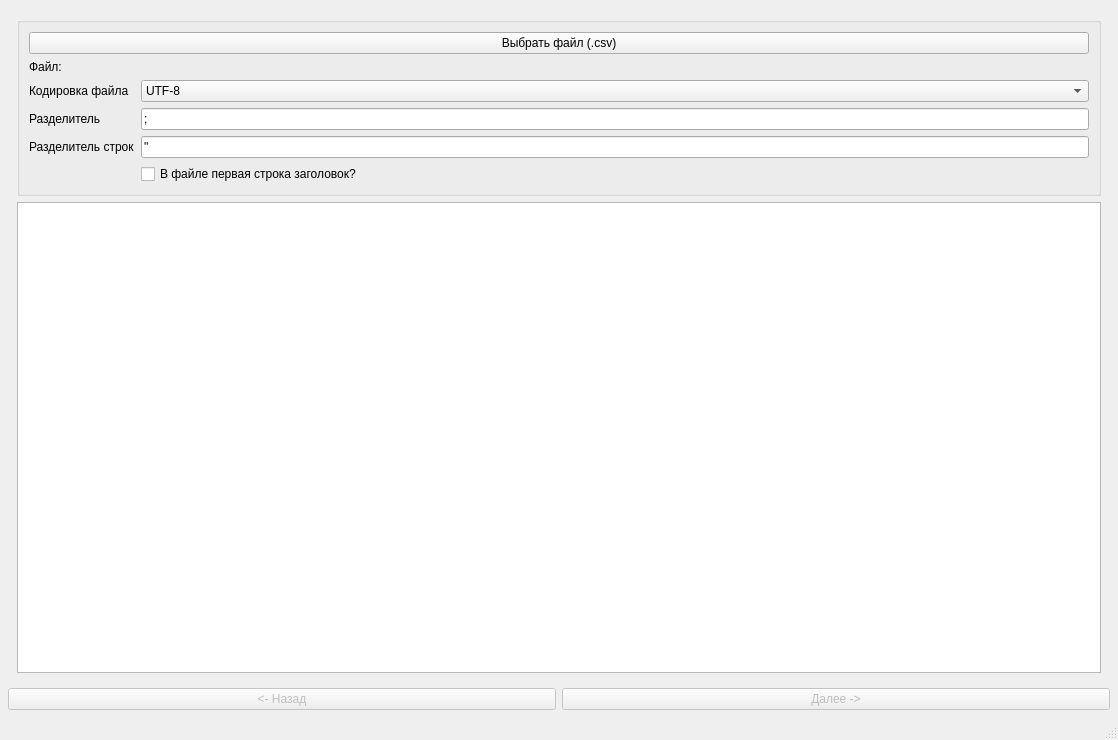
<?xml version="1.0" encoding="UTF-8"?>
<ui version="4.0">
 <class>MainWindow</class>
 <widget class="QMainWindow" name="MainWindow">
  <property name="windowModality">
   <enum>Qt::ApplicationModal</enum>
  </property>
  <property name="geometry">
   <rect>
    <x>0</x>
    <y>0</y>
    <width>1118</width>
    <height>740</height>
   </rect>
  </property>
  <property name="windowTitle">
   <string>Генерация</string>
  </property>
  <property name="windowIcon">
   <iconset resource="res/res.qrc">
    <normaloff>:/Icons/icon.png</normaloff>:/Icons/icon.png</iconset>
  </property>
  <widget class="QWidget" name="centralwidget">
   <layout class="QVBoxLayout" name="verticalLayout_2">
    <property name="leftMargin">
     <number>8</number>
    </property>
    <property name="topMargin">
     <number>8</number>
    </property>
    <property name="rightMargin">
     <number>8</number>
    </property>
    <property name="bottomMargin">
     <number>8</number>
    </property>
    <item>
     <widget class="QStackedWidget" name="stackedWidget">
      <property name="currentIndex">
       <number>0</number>
      </property>
      <widget class="QWidget" name="csv">
       <layout class="QVBoxLayout" name="verticalLayout" stretch="0,1">
        <item>
         <widget class="QGroupBox" name="groupBoxOpenFile">
          <property name="title">
           <string/>
          </property>
          <layout class="QFormLayout" name="formLayout">
           <item row="0" column="0" colspan="2">
            <widget class="QPushButton" name="openFileBtn">
             <property name="text">
              <string>Выбрать файл (.csv)</string>
             </property>
             <property name="icon">
              <iconset resource="res/res.qrc">
               <normaloff>:/Icons/text-file.png</normaloff>:/Icons/text-file.png</iconset>
             </property>
            </widget>
           </item>
           <item row="1" column="0" colspan="2">
            <widget class="QLabel" name="selectedFile">
             <property name="text">
              <string>Файл:</string>
             </property>
            </widget>
           </item>
           <item row="2" column="0">
            <widget class="QLabel" name="label_3">
             <property name="text">
              <string>Кодировка файла</string>
             </property>
            </widget>
           </item>
           <item row="2" column="1">
            <widget class="QComboBox" name="encodingComboBox">
             <item>
              <property name="text">
               <string>UTF-8</string>
              </property>
             </item>
             <item>
              <property name="text">
               <string>Windows-1251</string>
              </property>
             </item>
            </widget>
           </item>
           <item row="3" column="0">
            <widget class="QLabel" name="label">
             <property name="text">
              <string>Разделитель</string>
             </property>
            </widget>
           </item>
           <item row="3" column="1">
            <widget class="QLineEdit" name="delimiterLineEdit">
             <property name="text">
              <string>;</string>
             </property>
            </widget>
           </item>
           <item row="4" column="0">
            <widget class="QLabel" name="label_2">
             <property name="text">
              <string>Разделитель строк</string>
             </property>
            </widget>
           </item>
           <item row="4" column="1">
            <widget class="QLineEdit" name="strDelimiterLineEdit">
             <property name="text">
              <string>&quot;</string>
             </property>
            </widget>
           </item>
           <item row="5" column="1">
            <widget class="QCheckBox" name="haveHeaderCheckBox">
             <property name="text">
              <string>В файле первая строка заголовок?</string>
             </property>
            </widget>
           </item>
          </layout>
         </widget>
        </item>
        <item>
         <widget class="QTableWidget" name="csvTable"/>
        </item>
       </layout>
      </widget>
      <widget class="QWidget" name="config">
       <layout class="QVBoxLayout" name="verticalLayout_3">
        <item>
         <layout class="QHBoxLayout" name="linkSettinghorizontalLayout">
          <item>
           <widget class="QGroupBox" name="linkSetting">
            <property name="title">
             <string>Настройка связей</string>
            </property>
            <layout class="QVBoxLayout" name="verticalLayout_4">
             <item>
              <widget class="QTableWidget" name="tableLinkSettings">
               <property name="columnCount">
                <number>2</number>
               </property>
               <attribute name="horizontalHeaderCascadingSectionResizes">
                <bool>true</bool>
               </attribute>
               <attribute name="horizontalHeaderStretchLastSection">
                <bool>true</bool>
               </attribute>
               <column>
                <property name="text">
                 <string>Поле шаблона</string>
                </property>
               </column>
               <column>
                <property name="text">
                 <string>Поле из CSV</string>
                </property>
               </column>
              </widget>
             </item>
             <item>
              <widget class="QLabel" name="labelRow">
               <property name="text">
                <string>Номер просматриваемой записи</string>
               </property>
              </widget>
             </item>
             <item>
              <widget class="QSpinBox" name="spinBoxRow">
               <property name="minimum">
                <number>1</number>
               </property>
              </widget>
             </item>
            </layout>
           </widget>
          </item>
         </layout>
        </item>
       </layout>
      </widget>
      <widget class="QWidget" name="print">
       <layout class="QVBoxLayout" name="verticalLayout_5">
        <item>
         <layout class="QGridLayout" name="gridLayout">
          <item row="0" column="4">
           <widget class="QToolButton" name="toolButtonChangeDir">
            <property name="text">
             <string>...</string>
            </property>
           </widget>
          </item>
          <item row="5" column="3">
           <widget class="QLabel" name="dirPreview">
            <property name="text">
             <string/>
            </property>
           </widget>
          </item>
          <item row="1" column="1">
           <widget class="QLabel" name="labelDir">
            <property name="text">
             <string>Структура папок</string>
            </property>
           </widget>
          </item>
          <item row="2" column="3">
           <widget class="QTextBrowser" name="textBrowserDirs">
            <property name="html">
             <string>&lt;!DOCTYPE HTML PUBLIC &quot;-//W3C//DTD HTML 4.0//EN&quot; &quot;http://www.w3.org/TR/REC-html40/strict.dtd&quot;&gt;
&lt;html&gt;&lt;head&gt;&lt;meta name=&quot;qrichtext&quot; content=&quot;1&quot; /&gt;&lt;style type=&quot;text/css&quot;&gt;
p, li { white-space: pre-wrap; }
&lt;/style&gt;&lt;/head&gt;&lt;body style=&quot; font-family:'MS Shell Dlg 2'; font-size:8.25pt; font-weight:400; font-style:normal;&quot;&gt;
&lt;p style=&quot; margin-top:0px; margin-bottom:0px; margin-left:0px; margin-right:0px; -qt-block-indent:0; text-indent:0px;&quot;&gt;Для составления сложного пути выгрузки, в случаи когда необходимо файлы разложить по определнным папкам. &lt;/p&gt;
&lt;p style=&quot;-qt-paragraph-type:empty; margin-top:0px; margin-bottom:0px; margin-left:0px; margin-right:0px; -qt-block-indent:0; text-indent:0px;&quot;&gt;&lt;br /&gt;&lt;/p&gt;
&lt;p style=&quot; margin-top:0px; margin-bottom:0px; margin-left:0px; margin-right:0px; -qt-block-indent:0; text-indent:0px;&quot;&gt;Можно воспользоваться следующими перменными:&lt;/p&gt;
&lt;ul style=&quot;margin-top: 0px; margin-bottom: 0px; margin-left: 0px; margin-right: 0px; -qt-list-indent: 1;&quot;&gt;&lt;li style=&quot; font-size:8pt;&quot; style=&quot; margin-top:12px; margin-bottom:0px; margin-left:0px; margin-right:0px; -qt-block-indent:0; text-indent:0px;&quot;&gt;&lt;a href=&quot;#Поле&quot;&gt;&lt;span style=&quot; text-decoration: underline; color:#0000ff;&quot;&gt;Поле&lt;/span&gt;&lt;/a&gt;&lt;/li&gt;&lt;/ul&gt;
&lt;p style=&quot;-qt-paragraph-type:empty; margin-top:0px; margin-bottom:0px; margin-left:0px; margin-right:0px; -qt-block-indent:0; text-indent:0px;&quot;&gt;&lt;br /&gt;&lt;/p&gt;
&lt;p style=&quot;-qt-paragraph-type:empty; margin-top:0px; margin-bottom:0px; margin-left:0px; margin-right:0px; -qt-block-indent:0; text-indent:0px;&quot;&gt;&lt;br /&gt;&lt;/p&gt;&lt;/body&gt;&lt;/html&gt;</string>
            </property>
            <property name="openLinks">
             <bool>true</bool>
            </property>
           </widget>
          </item>
          <item row="0" column="1">
           <widget class="QLabel" name="labelSaveDir">
            <property name="text">
             <string>Папка для экспорта</string>
            </property>
           </widget>
          </item>
          <item row="3" column="1">
           <widget class="QLabel" name="labelFileName">
            <property name="text">
             <string>Название файла</string>
            </property>
           </widget>
          </item>
          <item row="1" column="3">
           <widget class="QLineEdit" name="lineEditDir"/>
          </item>
          <item row="5" column="1">
           <widget class="QLabel" name="labelDirPreview">
            <property name="text">
             <string>Пример итогового пути</string>
            </property>
           </widget>
          </item>
          <item row="3" column="2" colspan="2">
           <widget class="QLineEdit" name="lineEditFileMask"/>
          </item>
          <item row="0" column="3">
           <widget class="QLineEdit" name="lineEditSaveDir">
            <property name="enabled">
             <bool>false</bool>
            </property>
           </widget>
          </item>
          <item row="4" column="2" colspan="2">
           <widget class="QTextBrowser" name="textBrowserFileName">
            <property name="enabled">
             <bool>true</bool>
            </property>
           </widget>
          </item>
          <item row="3" column="4">
           <widget class="QLabel" name="labelFileExt">
            <property name="text">
             <string>.png</string>
            </property>
           </widget>
          </item>
         </layout>
        </item>
        <item>
         <widget class="QPushButton" name="startGen">
          <property name="enabled">
           <bool>true</bool>
          </property>
          <property name="text">
           <string>Експорт</string>
          </property>
          <property name="icon">
           <iconset resource="res/res.qrc">
            <normaloff>:/Icons/use.png</normaloff>:/Icons/use.png</iconset>
          </property>
         </widget>
        </item>
        <item>
         <widget class="QProgressBar" name="progressBar">
          <property name="value">
           <number>0</number>
          </property>
         </widget>
        </item>
       </layout>
      </widget>
     </widget>
    </item>
    <item>
     <layout class="QHBoxLayout" name="horizontalLayout">
      <item>
       <widget class="QPushButton" name="prevPushButton">
        <property name="enabled">
         <bool>false</bool>
        </property>
        <property name="text">
         <string>&lt;- Назад</string>
        </property>
       </widget>
      </item>
      <item>
       <widget class="QPushButton" name="nextPushButton">
        <property name="enabled">
         <bool>false</bool>
        </property>
        <property name="text">
         <string>Далее -&gt;</string>
        </property>
       </widget>
      </item>
     </layout>
    </item>
   </layout>
  </widget>
  <widget class="QStatusBar" name="statusbar"/>
 </widget>
 <resources>
  <include location="res/res.qrc"/>
 </resources>
 <connections/>
</ui>
